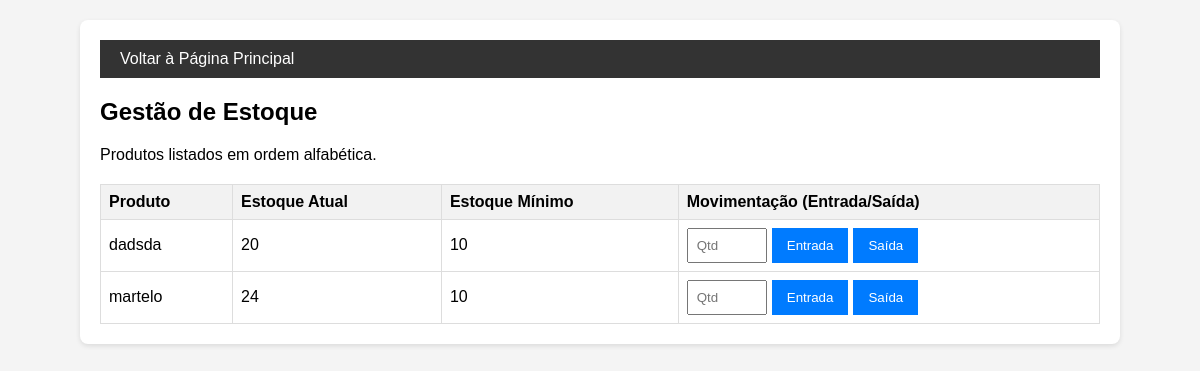
The page /produtos/gestao/ (signed in) on the database its author committed.
### produtos/models.py (models this page shows, shortened)
class Produto(models.Model):
    nome = models.CharField(max_length=100, unique=True)
    descricao = models.TextField(blank=True, null=True, help_text="Detalhes, variações, material, etc.")
    quantidade_estoque = models.PositiveIntegerField(default=0)
    estoque_minimo = models.PositiveIntegerField(default=10)
    especificacoes = models.TextField(blank=True, null=True, help_text="Ex: Ponta imantada, cabo isolante, material da cabeça...")
    @property
    def abaixo_do_minimo(self):
        return self.quantidade_estoque < self.estoque_minimo

### produtos/views.py (the view)
# urls.py: path('gestao/', views.gestao_estoque, name='gestao_estoque'),
@login_required
def gestao_estoque(request):
    produtos_list = Produto.objects.order_by('nome')
    context = {
        'produtos': produtos_list
    }
    return render(request, 'produtos/gestao_estoque.html', context)

### templates/produtos/gestao_estoque.html (shortened to what this page needs)
{% extends 'base.html' %}
{% block content %}
    <nav>
        <a href="{% url 'principal' %}">Voltar à Página Principal</a>
    </nav>
    <h2>Gestão de Estoque</h2>
    <p>Produtos listados em ordem alfabética.</p>
    <table>
        <thead>
            <tr>
                <th>Produto</th>
                <th>Estoque Atual</th>
                <th>Estoque Mínimo</th>
                <th>Movimentação (Entrada/Saída)</th>
            </tr>
        </thead>
        <tbody>
            {% for produto in produtos %}
            <tr>
                <td>
                    {{ produto.nome }}
                </td>
                <td>{{ produto.quantidade_estoque }}</td>
                <td>{{ produto.estoque_minimo }}</td>
                <td>
                    <form action="{% url 'movimentar_estoque' produto.pk %}" method="post" style="display: flex; gap: 5px;">
                        <input type="number" name="quantidade" placeholder="Qtd" required style="width: 60px;">
                        <button type="submit" name="tipo" value="E">Entrada</button>
                        <button type="submit" name="tipo" value="S">Saída</button>
                    </form>
                </td>
            </tr>
            {% empty %}
            <tr>
                <td colspan="4">Nenhum produto para gerenciar.</td>
            </tr>
            {% endfor %}
        </tbody>
    </table>
{% endblock %}

### templates/base.html (style rules this page uses)
body { font-family: Arial, sans-serif; margin: 20px; background-color: #f4f4f4; }
nav { background-color: #333; padding: 10px; margin-bottom: 20px; }
nav a { color: white; padding: 10px; text-decoration: none; }
table { width: 100%; border-collapse: collapse; margin-top: 20px; }
th, td { border: 1px solid #ddd; padding: 8px; text-align: left; }
th { background-color: #f2f2f2; }
input, select, textarea { width: 95%; padding: 8px; }
button { padding: 10px 15px; background-color: #007bff; color: white; border: none; cursor: pointer; }

### rows shown on the page
Produto: nome "dadsda", quantidade_estoque "20", estoque_minimo "10"
Produto: nome "martelo", quantidade_estoque "24", estoque_minimo "10"
